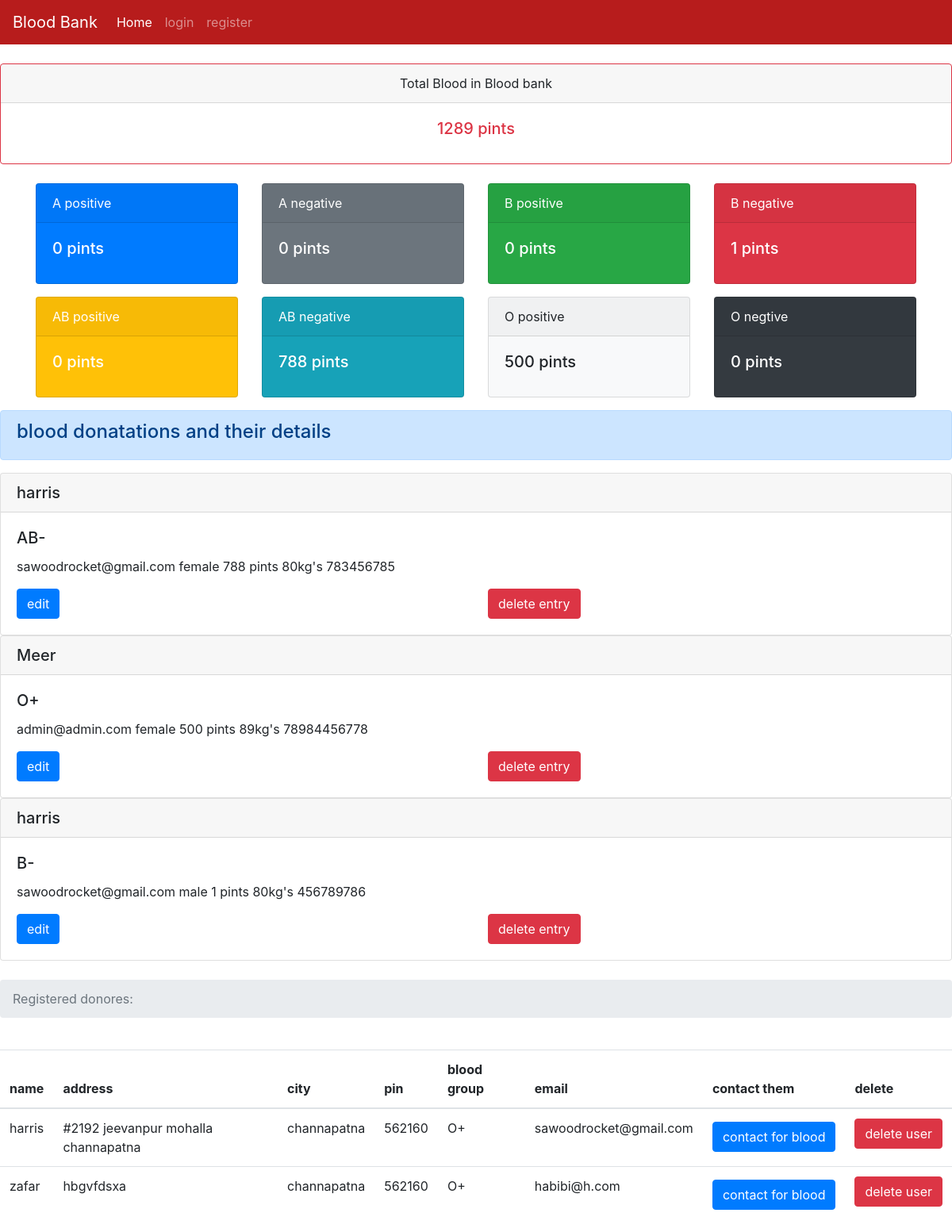
/dashboard, run on the app's committed database.
### tables this page shows
CREATE TABLE blood (id INTEGER PRIMARY KEY AUTOINCREMENT, type TEXT, donorname TEXT, donorsex TEXT, qty TEXT, dweight TEXT, donoremail TEXT, phone TEXT);

CREATE TABLE users (name TEXT, addr TEXT, city TEXT, pin TEXT, bg TEXT,email TEXT UNIQUE, pass TEXT);

### server.py (the view)
@app.route('/dashboard')
def dashboard():
   totalblood=0
   con = sqlite3.connect('database.db')
   con.row_factory = sqlite3.Row
   cur = con.cursor()
   cur.execute("select * from blood")
   rows = cur.fetchall();
   for row in rows:
       totalblood  += int(row['qty'])
   cur.execute("select * from users")
   users = cur.fetchall();
   Apositive=0
   Opositive=0
   Bpositive=0
   Anegative=0
   Onegative=0
   Bnegative=0
   ABpositive=0
   ABnegative = 0
   print(rows)
   cur.execute("select * from blood where type=?",('A+',))
   type = cur.fetchall();
   for a in type:
       Apositive += int(a['qty'])
   cur.execute("select * from blood where type=?",('A-',))
   type = cur.fetchall();
   for a in type:
       Anegative += int(a['qty'])
   cur.execute("select * from blood where type=?",('O+',))
   type = cur.fetchall();
   for a in type:
       Opositive += int(a['qty'])
   cur.execute("select * from blood where type=?",('O-',))
   type = cur.fetchall();
   for a in type:
       Onegative += int(a['qty'])
   cur.execute("select * from blood where type=?",('B+',))
   type = cur.fetchall();
   for a in type:
       Bpositive += int(a['qty'])
   cur.execute("select * from blood where type=?",('B-',))
   type = cur.fetchall();
   for a in type:
       Bnegative += int(a['qty'])
   cur.execute("select * from blood where type=?",('AB+',))
   type = cur.fetchall();
   for a in type:
       ABpositive += int(a['qty'])
   cur.execute("select * from blood where type=?",('AB-',))
   type = cur.fetchall();
   for a in type:
       ABnegative += int(a['qty'])
   bloodtypestotal = {'apos': Apositive,'aneg':Anegative,'opos':Opositive,'oneg':Onegative,'bpos':Bpositive,'bneg':Bnegative,'abpos':ABpositive,'abneg':ABnegative}
   return render_template("requestdonors.html",rows = rows,totalblood = totalblood,users=users,bloodtypestotal=bloodtypestotal)

### templates/requestdonors.html (shortened to what this page needs)
<!doctype html>
{% extends "base.html" %}
{% block content %}
    <br>
    <div class="card border-danger text-center">
      <div class="card-header">Total Blood in Blood bank</div>
      <div class="card-body text-danger">
        <h5 class="card-title"><span class='numscroller' data-min='1' data-max='{{totalblood}}' data-delay='5' data-increment='10'>{{totalblood}}</span> pints</h5>
      </div>
    </div>
<br>
        <div class="container">
  <div class="row">
    <div class="col"><div class="card text-white bg-primary mb-3" style="max-width: 18rem;">
      <div class="card-header">A positive</div>
    <div class="card-body">
      <h5 class="card-title"><span class='numscroller' data-min='1' data-max='{{bloodtypestotal.apos}}' data-delay='5' data-increment='10'>{{bloodtypestotal.apos}}</span> pints</h5>
    </div>
  </div></div>
    <div class="col"><div class="card text-white bg-secondary mb-3" style="max-width: 18rem;">
      <div class="card-header">A negative</div>
    <div class="card-body">
      <h5 class="card-title"><span class="count"><span class='numscroller' data-min='1' data-max='{{bloodtypestotal.aneg}}' data-delay='5' data-increment='10'>{{bloodtypestotal.aneg}}</span></span> pints</h5>
    </div>
    </div></div>
    <div class="col"><div class="card text-white bg-success mb-3" style="max-width: 18rem;">
      <div class="card-header">B positive</div>
    <div class="card-body">
      <h5 class="card-title"><span class='numscroller' data-min='1' data-max='{{bloodtypestotal.bpos}}' data-delay='5' data-increment='10'>{{bloodtypestotal.bpos}}</span> pints</h5>
    </div>
    </div></div>
    <div class="col"><div class="card text-white bg-danger mb-3" style="max-width: 18rem;">
      <div class="card-header">B negative</div>
    <div class="card-body">
      <h5 class="card-title"><span class='numscroller' data-min='1' data-max='{{bloodtypestotal.bneg}}' data-delay='5' data-increment='10'>{{bloodtypestotal.bneg}}</span> pints</h5>
    </div>
    </div></div>
    <div class="col"><div class="card text-white bg-warning mb-3" style="max-width: 18rem;">
      <div class="card-header">AB positive</div>
    <div class="card-body">
      <h5 class="card-title"><span class='numscroller' data-min='1' data-max='{{bloodtypestotal.abpos}}' data-delay='5' data-increment='10'>{{bloodtypestotal.abpos}}</span> pints</h5>
    </div>
    </div></div>
    <div class="col"><div class="card text-white bg-info mb-3" style="max-width: 18rem;">
      <div class="card-header">AB negative</div>
    <div class="card-body">
      <h5 class="card-title"><span class="count"><span class='numscroller' data-min='1' data-max='{{bloodtypestotal.abneg}}' data-delay='5' data-increment='10'>{{bloodtypestotal.abneg}}</span></span> pints</h5>
    </div>
    </div></div>
    <div class="col"><div class="card bg-light mb-3" style="max-width: 18rem;">
      <div class="card-header">O positive</div>
    <div class="card-body">
      <h5 class="card-title"><span class="count"><span class='numscroller' data-min='1' data-max='{{bloodtypestotal.opos}}' data-delay='5' data-increment='10'>{{bloodtypestotal.opos}}</span> pints</h5>
    </div>
    </div></div>
    <div class="col"><div class="card text-white bg-dark mb-3" style="max-width: 18rem;">
      <div class="card-header">O negtive</div>
    <div class="card-body">
      <h5 class="card-title"><span class="count"><span class='numscroller' data-min='1' data-max='{{bloodtypestotal.oneg}}' data-delay='5' data-increment='10'>{{bloodtypestotal.oneg}}</span> pints</h5>
    </div>
    </div></div>
  </div>
</div>
<div class="alert alert-primary" role="alert">
  <h4>blood donatations and their details</h4>
</div>
         {% for row in rows %}
           <div class="card">
             <h5 class="card-header">{{row["donorname"]}}</h5>
             <div class="card-body">
               <h5 class="card-title">{{row["type"]}}</h5>
               <p class="card-text">{{ row["donoremail"]}}
               {{row['donorsex']}}
               {{row['qty']}} pints
               {{row['dweight']}}kg's
               {{row['phone']}}</p>
               <div class="row">
    <div class="col">
      <form action="{{url_for('editdonor',id=row['id'])}}" method="GET">
      <input type="submit" class="btn btn-primary" name="button" value="edit"/>
      </form>
    </div>
    <div class="col">
      <form action="{{url_for('deletebloodentry',id=row['id'])}}" method="GET">
      <input type="submit" name="button" class="btn btn-danger" value="delete entry"/>
      </form>
    </div>
  </div>
             </div>
           </div>
         {% endfor %}
<br>
         <nav aria-label="breadcrumb">
           <ol class="breadcrumb">
             <li class="breadcrumb-item active" aria-current="page">  Registered donores:</li>
           </ol>
         </nav>
<br>
        <table class="table">
          <thead>
    <tr>
      <th scope="col">name</th>
      <th scope="col">address</th>
      <th scope="col">city</th>
      <th scope="col">pin</th>
      <th scope="col">blood group</th>
      <th scope="col">email</th>
      <th scope="col">contact them</th>
      <th scope="col">delete</th>
    </tr>
  </thead>
           {% for r in users %}
              <tr>
                 <td>{{r["name"]}}</td>
                 <td>{{r["addr"]}}</td>
                 <td> {{ r["city"]}}</td>
                 <td>{{r['pin']}}</td>
                 <td>{{r['bg']}}</td>
                 <td>{{r['email']}}</td>
                 <td><button type="button" class="btn btn-primary mt-1" data-toggle="modal" data-target="#exampleModalCenter">
    contact for blood
  </button>
</td>
                 <td><a href = "{{url_for('deleteuser',useremail=r['email'])}}" class="btn btn-danger">delete user</a></td>
              </tr>
           {% endfor %}
           {% endblock %}

### templates/base.html (shortened to what this page needs)
<html>
    <head>
        <link rel="stylesheet" href="https://stackpath.bootstrapcdn.com/bootstrap/4.1.3/css/bootstrap.min.css">
    </head>
    <body>
      {% if session['admin'] == True %}
      <nav class="navbar navbar-expand-lg navbar-dark" style="background-color: #b71c1c;">
        <button class="navbar-toggler" type="button" data-toggle="collapse" data-target="#navbarSupportedContent" aria-controls="navbarSupportedContent" aria-expanded="false" aria-label="Toggle navigation">
          <span class="navbar-toggler-icon"></span>
        </button>
      <div class="collapse navbar-collapse" id="navbarNav">
        <a class="navbar-brand" href="/">Blood Bank</a>
      <ul class="navbar-nav mr-auto">
        <li class="nav-item active">
          <a class="nav-link" href="/">Home <span class="sr-only">(current)</span></a>
        </li>
      <li class="nav-item">
        <a class="nav-link" href="/dashboard">Dashboard</a>
      </li>
      <li class="nav-item">
        <a class="nav-link" href="/bloodbank">add blood</a>
      </li>
      </ul>
      <ul class="navbar-nav ml-auto">
        <li class="nav-item">
          <a class="nav-link" href="{{url_for('logout')}}">logout</a>
        </li>
        </ul>
    </div>
  </nav>
      {%else%}
      <nav class="navbar navbar-expand-lg navbar-dark" style="background-color: #b71c1c;">
      <div class="collapse navbar-collapse" id="navbarNav">
        <a class="navbar-brand" href="/">Blood Bank</a>
      <ul class="navbar-nav mr-auto">
        <li class="nav-item active">
          <a class="nav-link" href="/">Home <span class="sr-only">(current)</span></a>
        </li>
      <li class="nav-item">
        <a class="nav-link" href="/login">login</a>
      </li>
      <li class="nav-item">
        <a class="nav-link" href="{{url_for('add')}}">register</a>
      </li>
    </ul>
  </div>
</nav>
    {%endif%}
          {% block content %}
           {% endblock %}
      </body>
</html>

### data on the page
blood: donorname "harris", type "AB-", donoremail "sawoodrocket@gmail.com", donorsex "female", qty "788", dweight "80", phone "783456785"
blood: donorname "Meer", type "O+", donoremail "admin@admin.com", donorsex "female", qty "500", dweight "89", phone "78984456778"
blood: donorname "harris", type "B-", donoremail "sawoodrocket@gmail.com", donorsex "male", qty "1", dweight "80", phone "456789786"
users: name "harris", addr "#2192 jeevanpur mohalla channapatna", city "channapatna", pin "562160", bg "O+", email "sawoodrocket@gmail.com"
users: name "zafar", addr "hbgvfdsxa", city "channapatna", pin "562160", bg "O+", email "habibi@h.com"

### other printed values
{{ totalblood }} "1289"
{{ bloodtypestotal.apos }} "0"
{{ bloodtypestotal.aneg }} "0"
{{ bloodtypestotal.bpos }} "0"
{{ bloodtypestotal.bneg }} "1"
{{ bloodtypestotal.abpos }} "0"
{{ bloodtypestotal.abneg }} "788"
{{ bloodtypestotal.opos }} "500"
{{ bloodtypestotal.oneg }} "0"
